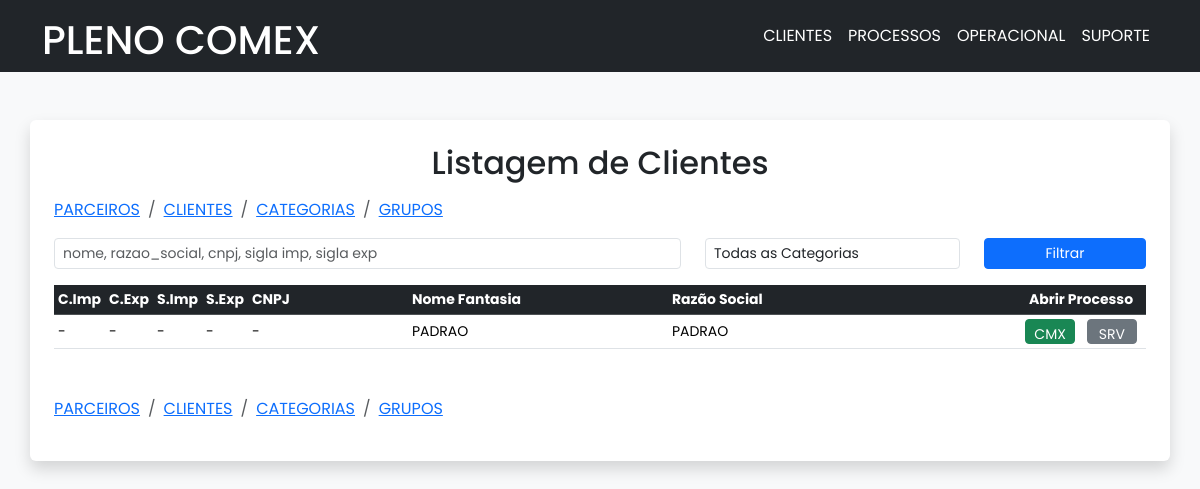
Before: /clientes/?page=2 with the older database file.
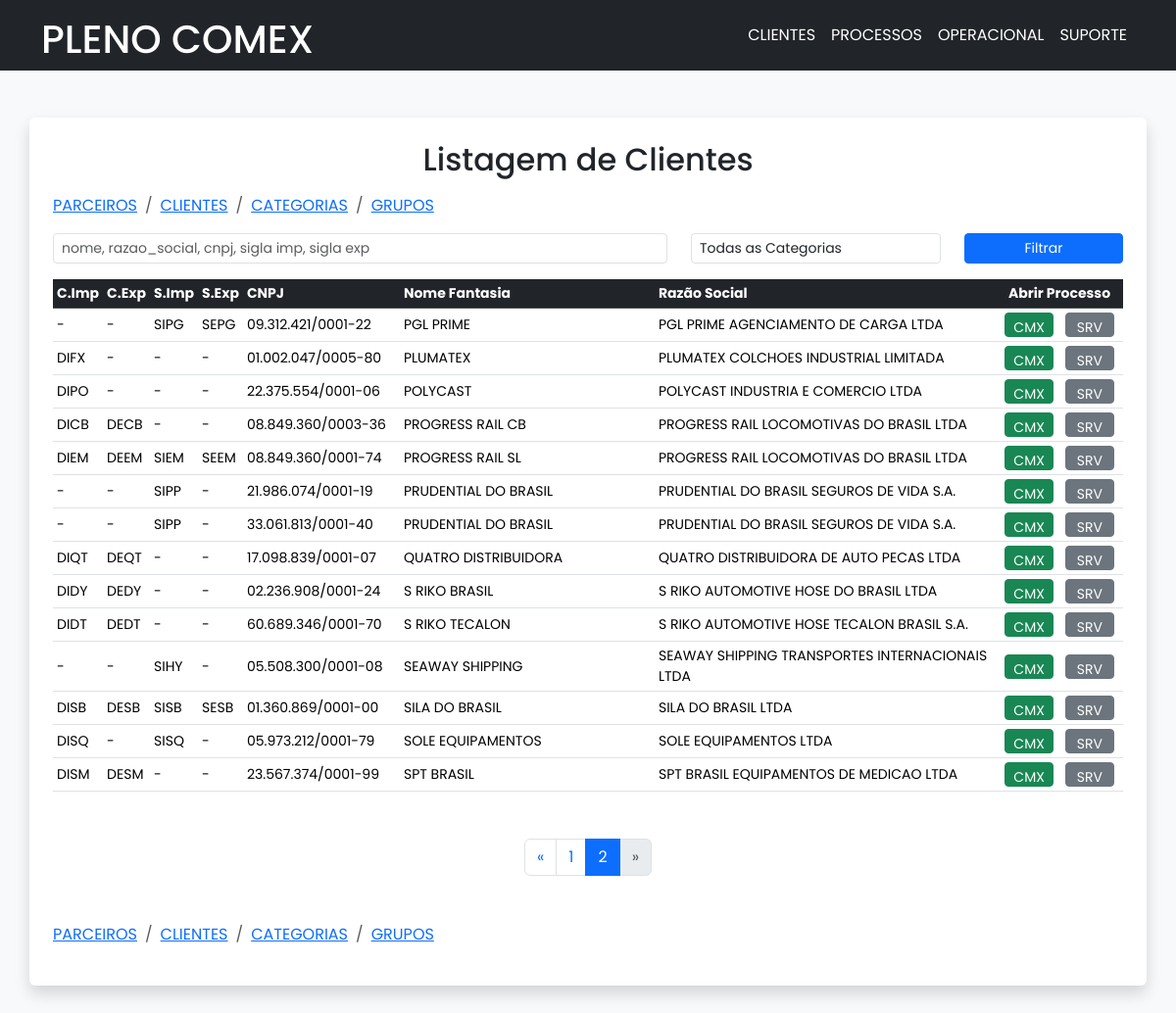
After: the same page with the newer database file.
### operacional/models.py (models this page shows, shortened)
class Teste1Cliente(models.Model):
    STATUS_CHOICES = [
        ('A', 'ATIVO'),
        ('I', 'INATIVO'),
    ]
    nome = models.CharField(
        max_length=50, verbose_name='NOME FANTASIA', null=True, blank=True)
    razao_social = models.CharField(
        max_length=200, verbose_name='RAZÃO SOCIAL', null=True, blank=True)
    cnpj = models.CharField(
        max_length=25, verbose_name='CNPJ', null=True, blank=True)
    insc_est = models.CharField(
        max_length=25, verbose_name='INSC EST', null=True, blank=True)
    sigla_imp = models.CharField(
        max_length=5, verbose_name='SIGLA IMP', null=True, blank=True)
    sigla_exp = models.CharField(
        max_length=5, verbose_name='SIGLA EXP', null=True, blank=True)
    serv_sigla_imp = models.CharField(
        max_length=5, verbose_name='SIGLA IMP SERV', null=True, blank=True)
    serv_sigla_exp = models.CharField(
        max_length=5, verbose_name='SIGLA EXP SERV', null=True, blank=True)
    cod_interno = models.CharField(
        max_length=25, verbose_name='COD INTERNO', null=True, blank=True)
    observacoes = models.TextField(
        verbose_name='OBSERVACOES', null=True, blank=True)
    status = models.CharField(
        max_length=2, choices=STATUS_CHOICES)
    grupo = models.ForeignKey(Teste1Grupo, related_name='grupos',
                              on_delete=models.SET_NULL,
                              null=True, blank=True)
    categoria = models.ForeignKey(Teste1Categoria, related_name='categorias',
                                  on_delete=models.SET_NULL,
                                  null=True, blank=True)

### operacional/views.py (the view, shortened to what this page needs)
# urls.py: path('clientes/', ClienteView.as_view(), name='clientes'),
class ClienteView(View):
    template_name = 'clientes/clientes_list.html'
    def get(self, request):
        title = 'CLIENTES'
        form = ClienteForm()
        clientes = Teste1Cliente.objects.all().order_by('nome').filter(
                status='A', grupo_id=3)
        grupos = Teste1Grupo.objects.all()
        categorias = Teste1Categoria.objects.all()
        query = request.GET.get('q', '')
        status = request.GET.get('status', '')
        grupo = request.GET.get('grupo', '')
        categoria = request.GET.get('categoria', '')
        if status:
            clientes = clientes.filter(status=status)
        if grupo:
            clientes = clientes.filter(grupo__id=grupo)
        if categoria:
            clientes = clientes.filter(categoria__id=categoria)
        default_page = 1
        page = request.GET.get('page', default_page)
        clientes_per_page = 25
        paginator = Paginator(clientes, clientes_per_page)
        page_number = request.GET.get('page')
        clientes_page = paginator.get_page(page_number)
        try:
            clientes_page = paginator.page(page)
        except PageNotAnInteger:
            clientes_page = paginator.page(default_page)
        except EmptyPage:
            clientes_page = paginator.page(paginator.num_pages)
        return render(request, ClienteView.template_name, {
            'title': title,
            'clientes': clientes_page,
            'categorias': categorias,
            'query': query,
            'status': status,
            'grupos': grupos,
            'categoria': categoria,
            'form': form
        })

### operacional/templates/clientes/clientes_list.html (shortened to what this page needs)
{% extends 'base.html' %}
{% load static %}
{% block body %}
<main class="container p-4 rounded shadow bg-white my-5">
    <h2 class="text-center mb-3">Listagem de Clientes</h2>
    {% include 'clientes/_breadcrumb_clientes.html' %}
    <form method="POST" class="mb-3">
        <div class="row">
            <div class="col-sm-7">
                <input type="text" name="q" class="form-control form-control-sm" autocomplete="off"
                placeholder="nome, razao_social, cnpj, sigla imp, sigla exp" value="{{ query }}">
            </div>
            <div class="col-sm-3">
                <select name="categoria" class="form-control form-control-sm">
                <option value="">Todas as Categorias</option>
                </select>
            </div>
            <div class="col-sm-2">
                <button type="submit" class="btn btn-primary btn-sm w-100" name="search">Filtrar</button>
            </div>
        </div>
    </form>
    <table class="table table-responsive table-hover table-sm">
        <thead class="table-dark">
          <tr class="small">
            <th scope="col">C.Imp</th>
            <th scope="col">C.Exp</th>
            <th scope="col">S.Imp</th>
            <th scope="col">S.Exp</th>
            <th scope="col">CNPJ</th>
            <th scope="col">Nome Fantasia</th>
            <th scope="col">Razão Social</th>
            <th class="text-center" scope="col">Abrir Processo</th>
          </tr>
        </thead>
        <tbody class="table-sm">
            {% for cliente in clientes %}
            <tr class="small">
                <td class="align-middle" style="width:40px">{{ cliente.sigla_imp }}</td>
                <td class="align-middle" style="width:40px">{{ cliente.sigla_exp }}</td>
                <td class="align-middle" style="width:40px">{{ cliente.serv_sigla_imp }}</td>
                <td class="align-middle" style="width:40px">{{ cliente.serv_sigla_exp }}</td>
                <td class="align-middle" style="width:160px">{{ cliente.cnpj }}</td>
                <td class="align-middle" style="width:260px;">{{ cliente.nome }}</td>
                <td class="align-middle">{{ cliente.razao_social }}</td>
                <td class="text-center align-middle" style="width:130px">
                    <a style="width:50px; height: 25px;" href="" data-bs-toggle="modal" data-bs-target="#processoModal_{{ cliente.id }}"
                        class="btn btn-sm btn-success mx-1">CMX</a>
                    <a style="width:50px; height: 25px;" href="" data-bs-toggle="modal" data-bs-target="#processoServModal_{{ cliente.id }}"
                        class="btn btn-sm btn-secondary mx-1">SRV</a>
                </td>
            </tr>
            {% endfor %}
        </tbody>
    </table>
    <nav aria-label="Page navigation example">
        {% if clientes.has_other_pages %}
        <ul class="pagination justify-content-center mt-5">
            {% if clientes.has_previous %}
            <li class="page-item"><a class="page-link" href="?page={{ clientes.previous_page_number }}">&laquo;</a>
            </li>
            {% else %}
            <li class="page-item disabled"><span class="page-link">&laquo;</span></li>
            {% endif %}
            {% for i in clientes.paginator.page_range %}
            {% if clientes.number == i %}
            <li class="page-item active"><span class="page-link">{{ i }} <span class="sr-only">(current)</span></span></li>
            {% else %}
            <li class="page-item"><a class="page-link" href="?page={{ i }}">{{ i }}</a></li>
            {% endif %}
            {% endfor %}
            {% if clientes.has_next %}
            <li class="page-item"><a class="page-link" href="?page={{ clientes.next_page_number }}">&raquo;</a></li>
            {% else %}
            <li class="page-item disabled"><span class="page-link">&raquo;</span></li>
            {% endif %}
        </ul>
        {% endif %}
    </nav>
    {% include 'clientes/_breadcrumb_clientes.html' %}
</main>
{% endblock %}

Changed rows visible on the page:
no longer on this page (row unchanged): Teste1Cliente: sigla_imp "-", sigla_exp "-", serv_sigla_imp "-", serv_sigla_exp "-", cnpj "-", nome "PADRAO", razao_social "PADRAO"
added Teste1Cliente: sigla_imp "-", sigla_exp "-", serv_sigla_imp "SIPG", serv_sigla_exp "SEPG", cnpj "09.312.421/0001-22", nome "PGL PRIME", razao_social "PGL PRIME AGENCIAMENTO DE CARGA LTDA"
added Teste1Cliente: sigla_imp "DIFX", sigla_exp "-", serv_sigla_imp "-", serv_sigla_exp "-", cnpj "01.002.047/0005-80", nome "PLUMATEX", razao_social "PLUMATEX COLCHOES INDUSTRIAL LIMITADA"
added Teste1Cliente: sigla_imp "DIPO", sigla_exp "-", serv_sigla_imp "-", serv_sigla_exp "-", cnpj "22.375.554/0001-06", nome "POLYCAST", razao_social "POLYCAST INDUSTRIA E COMERCIO LTDA"
added Teste1Cliente: sigla_imp "DICB", sigla_exp "DECB", serv_sigla_imp "-", serv_sigla_exp "-", cnpj "08.849.360/0003-36", nome "PROGRESS RAIL CB", razao_social "PROGRESS RAIL LOCOMOTIVAS DO BRASIL LTDA"
added Teste1Cliente: sigla_imp "DIEM", sigla_exp "DEEM", serv_sigla_imp "SIEM", serv_sigla_exp "SEEM", cnpj "08.849.360/0001-74", nome "PROGRESS RAIL SL", razao_social "PROGRESS RAIL LOCOMOTIVAS DO BRASIL LTDA"
added Teste1Cliente: sigla_imp "-", sigla_exp "-", serv_sigla_imp "SIPP", serv_sigla_exp "-", cnpj "21.986.074/0001-19", nome "PRUDENTIAL DO BRASIL", razao_social "PRUDENTIAL DO BRASIL SEGUROS DE VIDA S.A."
added Teste1Cliente: sigla_imp "-", sigla_exp "-", serv_sigla_imp "SIPP", serv_sigla_exp "-", cnpj "33.061.813/0001-40", nome "PRUDENTIAL DO BRASIL", razao_social "PRUDENTIAL DO BRASIL SEGUROS DE VIDA S.A."
added Teste1Cliente: sigla_imp "DIQT", sigla_exp "DEQT", serv_sigla_imp "-", serv_sigla_exp "-", cnpj "17.098.839/0001-07", nome "QUATRO DISTRIBUIDORA", razao_social "QUATRO DISTRIBUIDORA DE AUTO PECAS LTDA"
added Teste1Cliente: sigla_imp "DIDY", sigla_exp "DEDY", serv_sigla_imp "-", serv_sigla_exp "-", cnpj "02.236.908/0001-24", nome "S RIKO BRASIL", razao_social "S RIKO AUTOMOTIVE HOSE DO BRASIL LTDA"
added Teste1Cliente: sigla_imp "DIDT", sigla_exp "DEDT", serv_sigla_imp "-", serv_sigla_exp "-", cnpj "60.689.346/0001-70", nome "S RIKO TECALON", razao_social "S RIKO AUTOMOTIVE HOSE TECALON BRASIL S.A."
added Teste1Cliente: sigla_imp "-", sigla_exp "-", serv_sigla_imp "SIHY", serv_sigla_exp "-", cnpj "05.508.300/0001-08", nome "SEAWAY SHIPPING", razao_social "SEAWAY SHIPPING TRANSPORTES INTERNACIONAIS LTDA"
added Teste1Cliente: sigla_imp "DISB", sigla_exp "DESB", serv_sigla_imp "SISB", serv_sigla_exp "SESB", cnpj "01.360.869/0001-00", nome "SILA DO BRASIL", razao_social "SILA DO BRASIL LTDA"
added Teste1Cliente: sigla_imp "DISQ", sigla_exp "-", serv_sigla_imp "SISQ", serv_sigla_exp "-", cnpj "05.973.212/0001-79", nome "SOLE EQUIPAMENTOS", razao_social "SOLE EQUIPAMENTOS LTDA"
added Teste1Cliente: sigla_imp "DISM", sigla_exp "DESM", serv_sigla_imp "-", serv_sigla_exp "-", cnpj "23.567.374/0001-99", nome "SPT BRASIL", razao_social "SPT BRASIL EQUIPAMENTOS DE MEDICAO LTDA", {{ cliente.id }} 25 (drawn)
Other visible differences:
new list line: "1"
new list line: "2"
